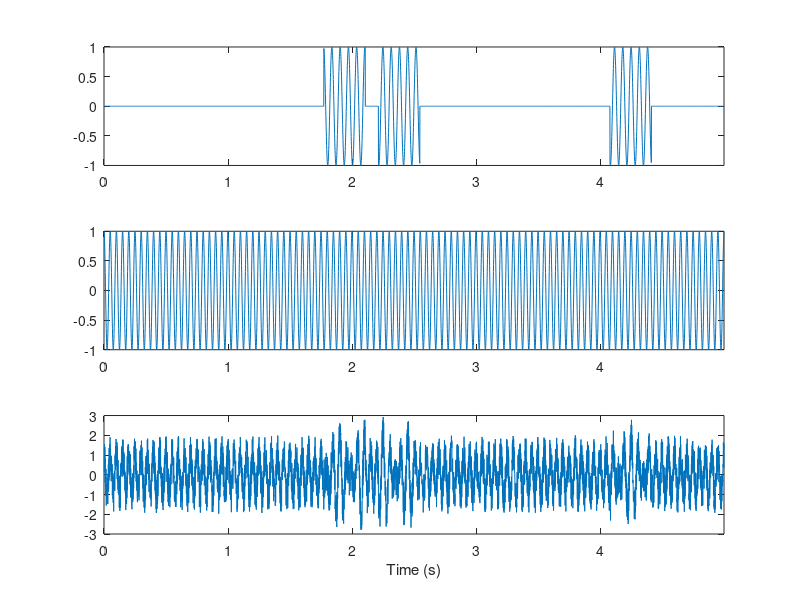

Write the MATLAB code that produced this figure. (Note: this script raises an error after producing the figure.)


%% Generate a simulated signal with 3, bursts at 15Hz with 5 cycles
% and an oscillation at 20Hz, plus white noise

n_trials=100;

% Time step (s)
dt=0.001;
% Duration (s)
T=5;
% Time vector
time=0:dt:T-dt;
% Sampling rate
srate=1/dt;

% Burst frequency
f1 = 15;
% Length of bursts in cycles
f1_num_cycles=5;
% Number of bursts
f1_num_bursts=3;

% Oscillation frequency
f2 = 20;

signal=zeros(n_trials,length(time));

for t=1:n_trials

    % Burst signal
    s1=zeros(1,length(time));

    % Keep track of burst start and stop times so they
    % don't overlap
    burst_starts=[];
    burst_stops=[];
    while length(burst_starts)<f1_num_bursts
        % Burst duration in seconds
        dur_s=f1_num_cycles/f1;
        % Burst duration in time steps
        dur_pts=floor(dur_s/dt);

        % Random start and stop time
        start=randi(length(time)-dur_pts);
        stop=start+dur_pts;

        % Check that doesn't overlap with other bursts
        overlap=false;
        for k=1:length(burst_starts)
            other_start=burst_starts(k);
            other_stop=burst_stops(k);
            if (start >= other_start && start < other_stop) || (stop > other_start && stop <= other_stop)
                overlap=true;
                break;
            end
        end

        % Generate burst
        if ~overlap
            s1(start:stop)=sin(2. * pi * f1 * (time(start:stop)+randn()));
            burst_starts=[burst_starts start];
            burst_stops=[burst_stops stop];
        end
    end

    % Oscillatory signal
    s2=sin(2. * pi * f2 * (time+randn()));

    % Generated signal
    signal(t,:)=s1+s2+(rand(1,length(time))*2-1);
end

figure;
subplot(3,1,1);
plot(time,s1);
xlim([time(1) time(end)]);
subplot(3,1,2);
plot(time,s2);
xlim([time(1) time(end)]);
subplot(3,1,3);
plot(time,signal(end,:));
xlim([time(1) time(end)]);
xlabel('Time (s)');




% Evaluate at 2-10 lag cycles
lags = 1:0.5:10;

% Evaluate at 5-100 Hz
freqs = 5:1:100;

trial_lcs_hilbert=lagged_hilbert_coherence(signal, freqs, lags, srate);

figure();
contourf(lags, freqs, squeeze(mean(trial_lcs_hilbert,1)), 100,'LineColor','none');
set(gca,'clim',[0 1]);
colorbar;
xlabel('Lag (cycles)');
ylabel('Frequency (Hz)');


% Generate a simulated signal with just white noise

n_trials=100;

% Time step (s)
dt=.001;
% Duration (s)
T=5;
% Time vector
time=linspace(0,T,T/dt);
% Sampling rate
srate=1/dt;

signal=zeros(n_trials,length(time));
for t=1:n_trials
    signal(t,:)=rand(1,length(time))*2-1;
end

figure;
subplot(1,1,1);
plot(time,signal(1,:));
xlim([time(1) time(end)]);
xlabel('Time (s)');


% Evaluate at 2-10 lag cycles
lags = 1:0.5:10;

% Evaluate at 5-100 Hz
freqs = 5:1:100;

trial_lcs_hilbert=lagged_hilbert_coherence(signal, freqs, lags, srate);

figure();
contourf(lags, freqs, squeeze(mean(trial_lcs_hilbert,1)), 100,'LineColor','none');
set(gca,'clim',[0 1]);
colorbar;
xlabel('Lag (cycles)');
ylabel('Frequency (Hz)');
